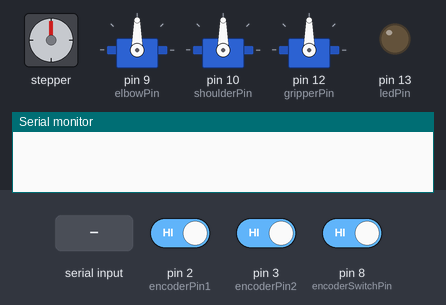
A sketch run on a simulated Arduino Uno, built with avr-gcc and run on an emulated ATmega328P. On the bench: stepper motor, 3 × servo, output pins drawn as LEDs (lit = HIGH), the last lines printed to the serial monitor. Wiring (inferred from the names in the program): stepper motor (2048 steps per turn assumed): coils pin 4, pin 5, pin 6, pin 7. The test bench sets the inputs (shaded band); at power-on: pin 2 (encoderPin1) HIGH, pin 3 (encoderPin2) HIGH, pin 8 (encoderSwitchPin) HIGH. Pins used as bus, display or sensor lines are not drawn.

Above: at 1.2 s.
1.3 s: "b90\n" received over Serial
At 4.1 s:
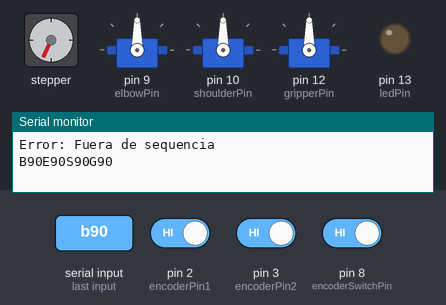
4.3 s: "b,45\n" received over Serial
At 6.6 s:
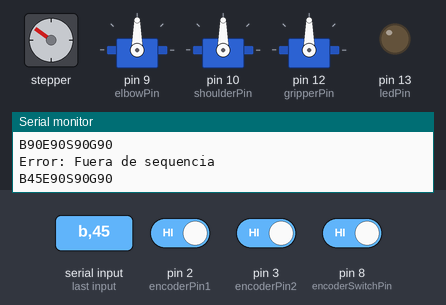
6.9 s: "e,45\n" received over Serial
At 8.6 s:
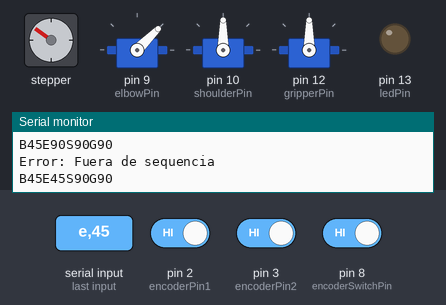
9.5 s: "B90\n" received over Serial
At 11.8 s:
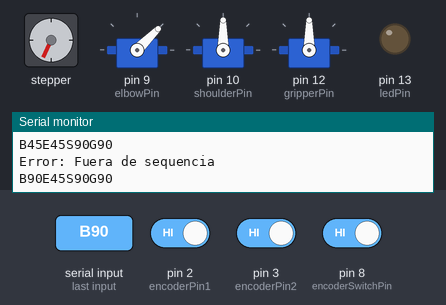
12.1 s: "s,45\n" received over Serial
At 13.8 s:
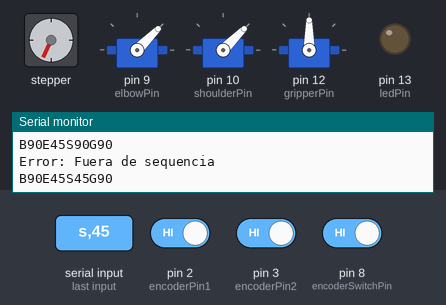
14.7 s: "S" received over Serial
At 17.6 s:
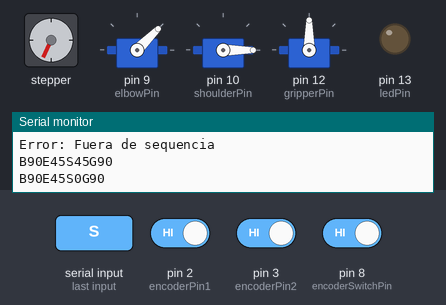
Timing chart, 0 to 18.7 s (numbered marks = the images above; inputs shaded):
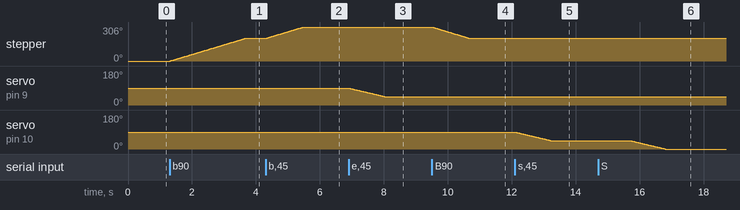

Measured:
- after the input at 1.3 s, stepper: turns 204° clockwise in 2.3 s, starting at once
- after the input at 4.3 s, stepper: turns 102° clockwise in 1.2 s, starting at once
- after the input at 6.9 s, servo on pin 9 (elbowPin): moves from 90° to 45° over 1.1 s, starting at once
- after the input at 9.5 s, stepper: turns 102° counter-clockwise in 1.2 s, starting at once
- after the input at 12.1 s, servo on pin 10 (shoulderPin): moves from 90° to 45° over 1.1 s, starting at once
- after the input at 14.7 s, servo on pin 10 (shoulderPin): moves from 45° to 0° over 1.1 s, starting after 1.0 s

The sketch:

CLASE_8_ArmArduino.ino
```cpp
/*
 * Brazo
 *
 */

#include <Servo.h>

/*
 * Definicion de secuencia de pasos.
 */
const int
stepsSequence[4][4] = // Dos bobinas a la vez, fuerza y consumo maximo.
{
   {1, 1, 0, 0},
   {0, 1, 1, 0},
   {0, 0, 1, 1},
   {1, 0, 0, 1}
};

/*
 * Ultima posicion util del array
 */
const int lastSequenceIndex = 3;

/*
 * Entero que dice en que punto de la
 * sequencia me encuentro.
 */
int cstep = 0;

/*
 * Definicion de la conexion de pines.
 */
const int stepPin1 = 4;
const int stepPin2 = 5;
const int stepPin3 = 6;
const int stepPin4 = 7;

const int encoderPin1 = 2;
const int encoderPin2 = 3;
const int encoderSwitchPin = 8;

/*
 * Definicion de los servos utilizados.
 */
Servo elbowServo;
Servo shoulderServo;
Servo gripperServo;

const int elbowPin = 9;
const int shoulderPin = 10;
const int gripperPin = 12;

const int ledPin = 13;

/*
 * Definicion de la conversion de angulo.
 * Cada paso mueve 11.25° o (5.625° x micropaso
 * y a la vez tiene una reductora de 64
 * Sumado a la reduccion 22/50 de la base
 * que invierte el giro.
 */
const double stepAngle = -11.25/64*22/50;

/*
 * Tiempos que controlan la velocidad
 * de los movimientos en milisegundos.
 */
unsigned long lastStepTime = 0;
const long stepInterval = 2;

unsigned long lastServoTime = 0;
const long servoInterval = 25;

/*
 * Posiciones actuales.
 * (Tambien definen la posicion inicial.)
 */
int basePosition = 180;
int elbowPosition = 90;
int shoulderPosition = 90;
int gripperPosition = 90;

// Posiciones requeridas
int baseTarget = 180;
int elbowTarget = 90;
int shoulderTarget = 90;
int gripperTarget = 90;

// Pasos pendientes de la base.
int pendingSteps = 0;

// Indica si hay movimientos pendientes.
bool pendingMovement = false;

// Variable donde almaceno la ultima posicion del encoder.
volatile int lastEncoded = 0;
volatile int pendingEncoded = 0;

/*
 * Codigo principal.
 */

// Ejecuta un paso en la direccion indicada.
void stepperNext (int stepDirection)
{
  if (!stepDirection)
    return;

  if (stepDirection > 0)
    cstep++;
  else
    cstep--;

  if (cstep > lastSequenceIndex)
    cstep = 0;
  else if (cstep < 0)
    cstep = lastSequenceIndex;

  digitalWrite (stepPin1, stepsSequence[cstep][0]);
  digitalWrite (stepPin2, stepsSequence[cstep][1]);
  digitalWrite (stepPin3, stepsSequence[cstep][2]);
  digitalWrite (stepPin4, stepsSequence[cstep][3]);
}

void encoder_interrupt_handler ()
{
  int MSB = digitalRead(encoderPin1); // MSB = most significant bit
  int LSB = digitalRead(encoderPin2); // LSB = least significant bit

  int encoded = (MSB << 1) |LSB; //converting the 2 pin value to single number
  int sum  = (lastEncoded << 2) | encoded; //adding it to the previous encoded value

  if (sum == 0b1110 || sum == 0b0111 || sum == 0b0001 || sum == 0b1000) pendingEncoded++;
  if (sum == 0b1101 || sum == 0b0100 || sum == 0b0010 || sum == 0b1011) pendingEncoded--;

  lastEncoded = encoded; //store this value for next time
}

void setup()
{
  pinMode (stepPin1, OUTPUT);
  pinMode (stepPin2, OUTPUT);
  pinMode (stepPin3, OUTPUT);
  pinMode (stepPin4, OUTPUT);

  pinMode (encoderPin1, INPUT_PULLUP);
  pinMode (encoderPin2, INPUT_PULLUP);
  pinMode (encoderSwitchPin, INPUT_PULLUP);

  pinMode (ledPin, OUTPUT);

  attachInterrupt(digitalPinToInterrupt(encoderPin1), encoder_interrupt_handler, CHANGE);
  attachInterrupt(digitalPinToInterrupt(encoderPin2), encoder_interrupt_handler, CHANGE);

  elbowServo.attach(elbowPin);
  shoulderServo.attach(shoulderPin);
  gripperServo.attach(gripperPin);

  Serial.begin(9600);
  while (!Serial);

  elbowServo.write(elbowPosition);
  shoulderServo.write(shoulderPosition);
  gripperServo.write(gripperPosition);
}

void loop()
{
  char movement;
  unsigned long currentTime = 0;

  // Sin no hay movimientos pendientes, lee el puerto serial buscando nuevos movimientos.
  if (Serial.available())
  {
    movement = Serial.peek();
    switch (movement)
    {
      case 'b':
      case 'B':
        baseTarget = Serial.parseInt(); // Leo cual es el angulo requerido.
        if (baseTarget != basePosition) {
          pendingSteps = (baseTarget - basePosition)/stepAngle; // Lo convierto en pasos de la base.
          pendingMovement = true; // Indico que hay un movimiento pendiente.
        }
        break;
      case 'e':
      case 'E':
        elbowTarget = Serial.parseInt(); // Leo cual es el angulo requerido.
        if (elbowTarget != elbowPosition) // Si estoy en otra posicion..
          pendingMovement = true;         // Indico que hay otro movimiento pendiente.
        break;
      case 's':
      case 'S':
        shoulderTarget = Serial.parseInt();
        if (shoulderTarget != shoulderPosition)
          pendingMovement = true;
        break;
      case 'g':
      case 'G':
        gripperTarget = Serial.parseInt();
        if (gripperTarget != gripperPosition)
          pendingMovement = true;
        break;
      case 'l':
      case 'L':
        if (Serial.parseInt() > 0)
          digitalWrite(ledPin, HIGH);
        else
          digitalWrite(ledPin, LOW);
        break;
      default: // En cualquier otro caso esta fuera del protocolo e ignoro su contenido.
        Serial.println("Error: Fuera de sequencia");
        Serial.read();
        break;
    }
  }

  // Si rote el encoder tambien muevo la base.
  if (pendingEncoded) {
    baseTarget += pendingEncoded; // Divido por dos para mayor precision.
    pendingSteps = (baseTarget - basePosition)/stepAngle; // Lo convierto en pasos de la base.
    pendingMovement = true; // Indico que hay un movimiento pendiente.
    pendingEncoded = 0; // Vuelvo a cero el encoder.
  }

  // Si no hay movimiento y pulso el enconder, cosidero la posicion actual de la base como por defecto.
  if (!pendingMovement && (digitalRead(encoderSwitchPin) == LOW)) {
    baseTarget = basePosition = 180;
  }

  // Si no hay movimientos pendientes no ajecuto lo proximo.
  if (!pendingMovement)
    return;

  currentTime = millis();

  // Si paso el intervalo de los pasos controlo la base.
  if (currentTime - lastStepTime >= stepInterval)
  {
    // Si no esta en la posicion ideal muevo la base.
    if (basePosition != baseTarget)
    {
      // Ejecuto un movimiento.
      stepperNext (pendingSteps);

      // Descuento el movimiento.
      if (pendingSteps > 0)
        pendingSteps--;
      else
        pendingSteps++;

      // Si no quedan movimientos llegue a la posicion requerida.
      if (pendingSteps == 0)
        basePosition = baseTarget;
    }

    // Guardo el ultimo tiempo para hacer un movimiento uniforme.
    lastStepTime = currentTime;
  }

  // Si paso el intervalo de los servos ejecuto los movimientos.
  if (currentTime - lastServoTime >= servoInterval)
  {
    // Si la posicion del codo es diferente lo muevo para llegar al angulo requerido
    if (elbowTarget != elbowPosition)
    {
      // Muevo un grado en la posicion requerida.
      if (elbowTarget > elbowPosition)
        elbowPosition++;
      else
        elbowPosition--;

      elbowServo.write(elbowPosition); // Muevo el brazo para acercarnos a la posicion ideal.
    }

    if (shoulderTarget != shoulderPosition)
    {
      if (shoulderTarget > shoulderPosition)
        shoulderPosition++;
      else
        shoulderPosition--;

      shoulderServo.write(shoulderPosition);
    }
    if (gripperTarget != gripperPosition)
    {
      if (gripperTarget > gripperPosition)
        gripperPosition++;
      else
        gripperPosition--;

      gripperServo.write(gripperPosition);
    }

    // Guardo el ultimo tiempo para hacer un movimiento uniforme.
    lastServoTime = currentTime;
  }

  // Si estaba en movimiento y llegue a la posicion reporto a la aplicacion de escritorio.
  if (pendingMovement &&
      baseTarget == basePosition &&
      elbowTarget == elbowPosition &&
      shoulderTarget == shoulderPosition &&
      gripperTarget == gripperPosition)
  {
    pendingMovement = false;
    Serial.print("B");
    Serial.print(basePosition);
    Serial.print("E");
    Serial.print(elbowPosition);
    Serial.print("S");
    Serial.print(shoulderPosition);
    Serial.print("G");
    Serial.println(gripperTarget);
  }
}
```
